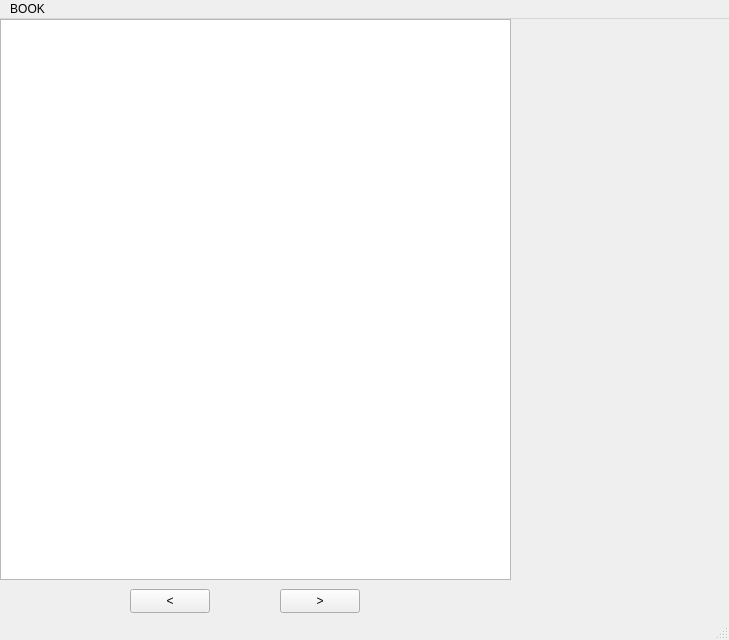
<?xml version="1.0" encoding="UTF-8"?>
<ui version="4.0">
 <class>readBook</class>
 <widget class="QMainWindow" name="readBook">
  <property name="geometry">
   <rect>
    <x>0</x>
    <y>0</y>
    <width>729</width>
    <height>640</height>
   </rect>
  </property>
  <property name="windowTitle">
   <string>MainWindow</string>
  </property>
  <widget class="QWidget" name="centralwidget">
   <widget class="QTextBrowser" name="textBrowser">
    <property name="geometry">
     <rect>
      <x>0</x>
      <y>0</y>
      <width>511</width>
      <height>561</height>
     </rect>
    </property>
   </widget>
   <widget class="QPushButton" name="nextButton">
    <property name="geometry">
     <rect>
      <x>280</x>
      <y>570</y>
      <width>80</width>
      <height>24</height>
     </rect>
    </property>
    <property name="text">
     <string>&gt;</string>
    </property>
   </widget>
   <widget class="QPushButton" name="prevButton">
    <property name="geometry">
     <rect>
      <x>130</x>
      <y>570</y>
      <width>80</width>
      <height>24</height>
     </rect>
    </property>
    <property name="text">
     <string>&lt;</string>
    </property>
   </widget>
  </widget>
  <widget class="QMenuBar" name="menubar">
   <property name="geometry">
    <rect>
     <x>0</x>
     <y>0</y>
     <width>729</width>
     <height>21</height>
    </rect>
   </property>
   <widget class="QMenu" name="menuBOOK">
    <property name="title">
     <string>BOOK</string>
    </property>
   </widget>
   <addaction name="menuBOOK"/>
  </widget>
  <widget class="QStatusBar" name="statusbar"/>
 </widget>
 <resources/>
 <connections/>
</ui>
